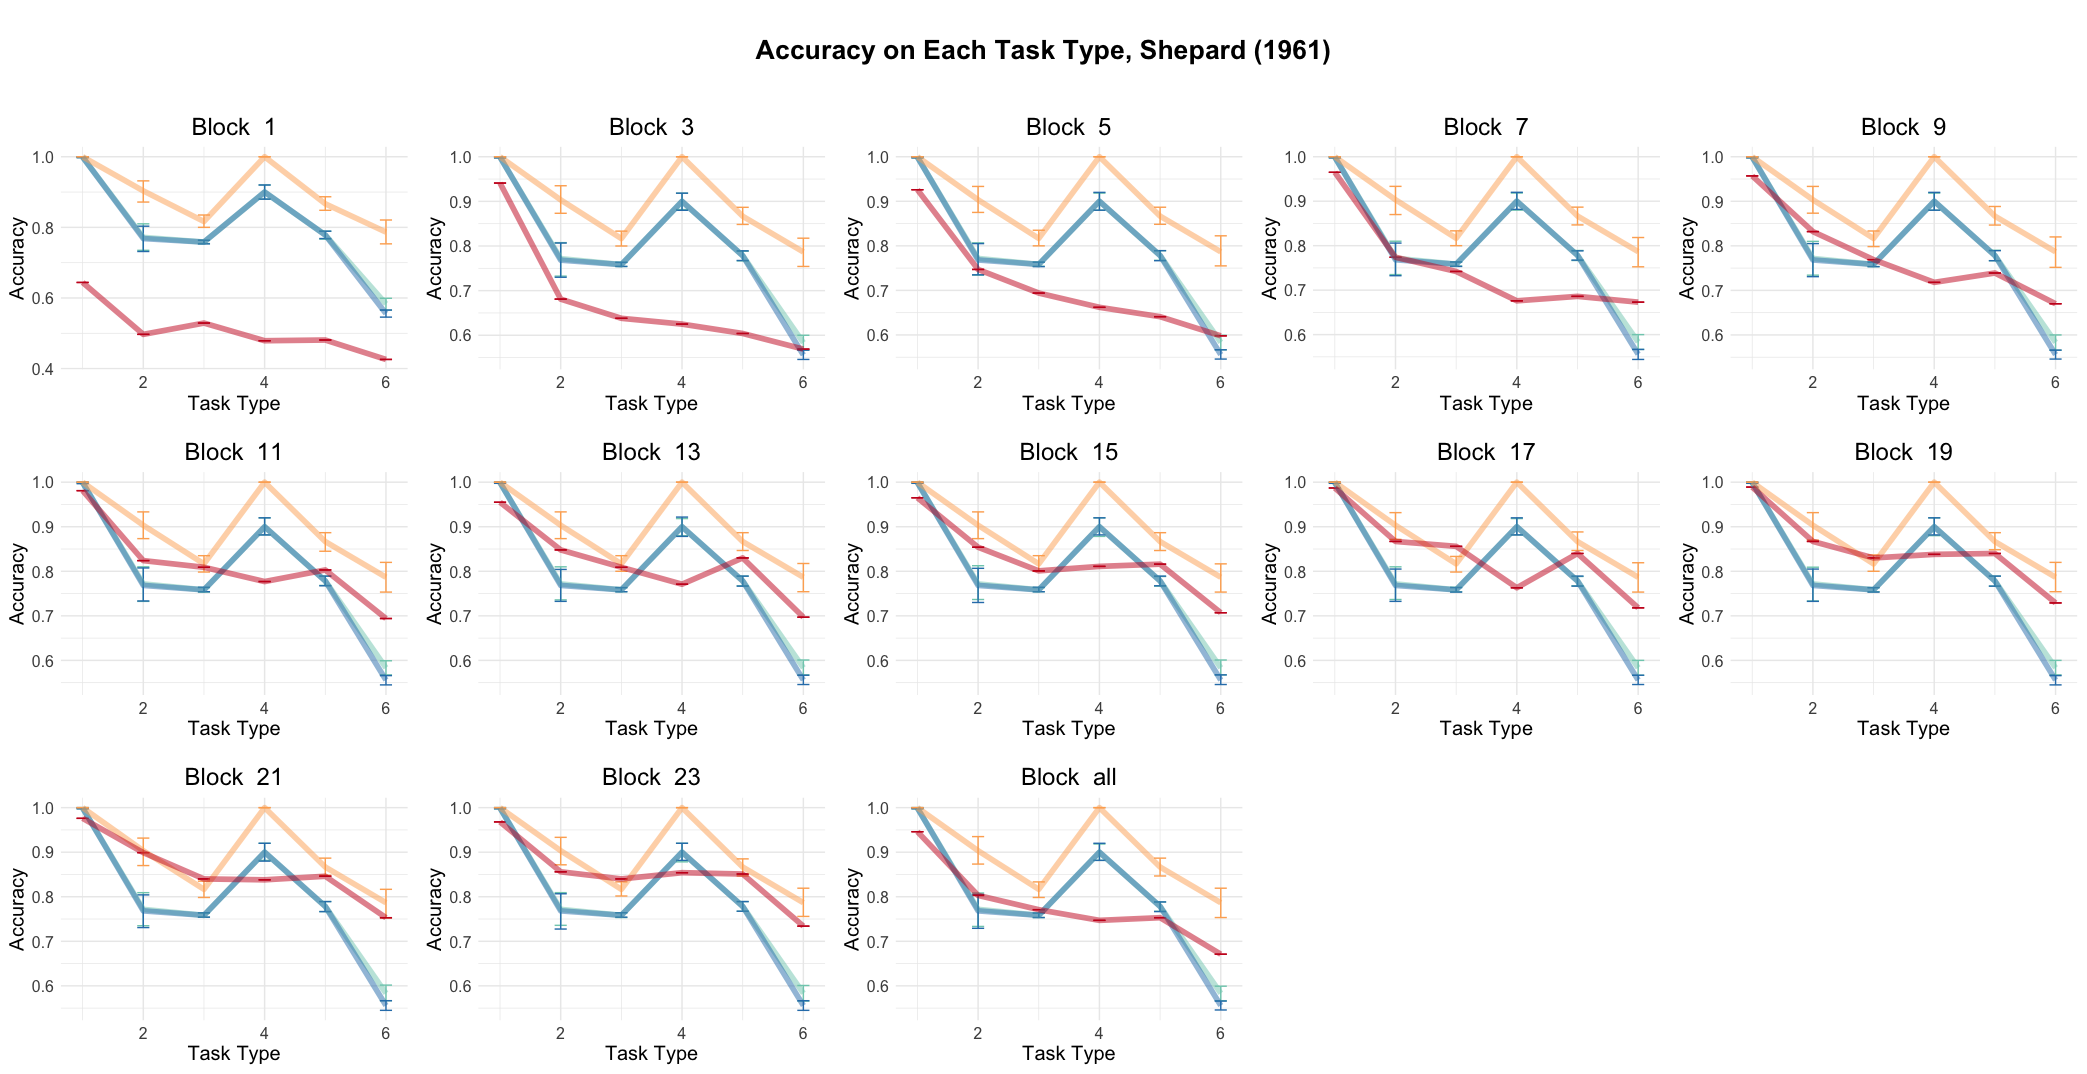

The script that drew this image:
library(readr)
library(ggplot2)
library(tidyr)
library(dplyr)
library(cowplot)

exp_shepard_test <- read_csv("[your directory]/cobweb-psych/experiments/shepard-1961/results/exp_shepard_test_nseeds5_epoch5.csv")
summary(exp_shepard_test)

df_shepard_observation <- read_csv("[your dictrectory]/cobweb-psych/experiments//shepard-1961/human_results_smith.csv")
df_shepard_observation$block <- as.character(df_shepard_observation$block)  # all become strings

# The name of the blocks:
blocks <- unique(df_shepard_observation$block)

# Create a list of plots for different block:
plot_list <- list()

# Create list of correlations for different method:
correlations_leaf <- list()
correlations_basic <- list()
correlations_best <- list()

count <- 1
# Draw separate plots for each testing block:
for (block in blocks) {
  df_shepard_block <- exp_shepard_test
  # Obtain the corresponding observed accuracies for each block:
  # col_name <- paste0('type', task_type)
  probs_observed <- df_shepard_observation[df_shepard_observation$block == block, ]
  probs_observed <- c(probs_observed[-c(1, length(probs_observed))])
  probs_observed <- lapply(probs_observed, function(x) x / 100)  # divide by 100
  probs_observed <- unlist(probs_observed, use.names = FALSE)
  
  # Create a new column to assign the observed accuracies to the dataframe
  # df_shepard_block$accuracy_observed <- mapply(function(index, vector) vector[index], 
                                               # df_shepard_block$task_type, probs_observed)
  df_shepard_block <- df_shepard_block %>%
    mutate(accuracy_observed = probs_observed[task_type])
  
  # Create pivot longer dataframe:
  df_long <- df_shepard_block %>% pivot_longer(
    cols=c('accuracy_observed', 'accuracy_leaf', 'accuracy_basic', 'accuracy_best'),
    names_to='derivation',
    values_to='accuracy'
  )
  df_long <- df_long %>%
    mutate(derivation = case_when(
      derivation == "accuracy_observed" ~ "observed",
      derivation == "accuracy_leaf" ~ "leaf",
      derivation == "accuracy_basic" ~ "basic",
      derivation == "accuracy_best" ~ "best",
      TRUE ~ as.character(derivation)  # Keep other values unchanged
    ))
  
  # Draw the plots
  p_shepard_block <- ggplot(df_long, aes(x = task_type, y = accuracy, color = derivation,
                                        linetype = derivation, fill = derivation, group = derivation)) +
    geom_errorbar(stat = "summary",
                  fun.data = "mean_cl_boot",
                  linetype = 'solid',
                  width = 0.2) +
    stat_summary(fun.data = "mean_cl_boot",
                 geom = "line",
                 size = 2,
                 alpha = 0.5) +
    labs(x = 'Task Type', y = 'Accuracy', 
         title = paste("Block ", block)) +
    
    theme_minimal() +
    theme(text = element_text(size=15)) +
    scale_color_manual(values = c('observed' = '#ca0020', 
                                  'leaf' = '#fdae61', 'basic' = '#7fcdbb', 'best' = '#2c7fb8')) +
    scale_linetype_manual(values = c('observed' = 'solid', 
                                     'leaf' = 'solid', 'basic' = 'solid', 'best' = 'solid')) +
    theme(plot.title = element_text(hjust = 0.5),
          # legend.position = c(.9, .2),
          legend.position = "none",
          legend.key.size = unit(0.5, "lines"),
          plot.margin = unit(c(1, 0.5, 0.5, 0.5), "lines"))
  
  plot_list[[count]] <- p_shepard_block
  
  # Compute correlation coefficient:
  df_summary<- ggplot_build(p_shepard_block)$data[[2]]
  probs_basic <- df_summary[df_summary['group'] == 1, 'y']
  probs_best <- df_summary[df_summary['group'] == 2, 'y']
  probs_leaf <- df_summary[df_summary['group'] == 3, 'y']
  probs_observed <- df_summary[df_summary['group'] == 4, 'y']
  correlation_leaf <- cor(probs_observed, probs_leaf)
  correlation_basic <- cor(probs_observed, probs_basic)
  correlation_best <- cor(probs_observed, probs_best)
  correlations_leaf[count] <- correlation_leaf
  correlations_basic[count] <- correlation_basic
  correlations_best[count] <- correlation_best
  
  count <- count + 1
}


# Plotting multiple figures in a grid layout
multiplot <- cowplot::plot_grid(plotlist = plot_list, ncol = 5)

# Integrating legends:
# legend <- cowplot::get_legend(plot_list[[1]])

# Add an overall title
overall_title <- ggdraw() +
  draw_label("Accuracy on Each Task Type, Shepard (1961)", size = 20, fontface = "bold")
final_plot <- plot_grid(
  # plot_grid(NULL, get_legend(plot_list[[1]]), nrow=1),
  # cowplot::get_legend(plot_list[[1]]),
  plot_grid(overall_title, multiplot, ncol = 1, rel_heights = c(0.1, 1)),
  ncol = 1,
  rel_heights = c(0.1, 1.5)
)

final_plot

unlist(correlations_leaf)
# 0.5731811 0.6423158 0.6325522 0.5112455 0.5754435 0.6482860 0.5985325 0.7489880 0.4645106
# 0.7538609 0.7092915 0.7812033 0.6638908
unlist(correlations_basic)
# 0.8045708 0.7761783 0.7736219 0.6748184 0.7347818 0.8427705 0.7945968 0.8852508 0.7082851
# 0.9034724 0.8428033 0.9407556 0.8318373
unlist(correlations_best)
# 0.8000966 0.7603006 0.7631733 0.6610901 0.7299831 0.8408034 0.7990080 0.8843993 0.7133972
# 0.9028569 0.8438931 0.9435894 0.8271186
